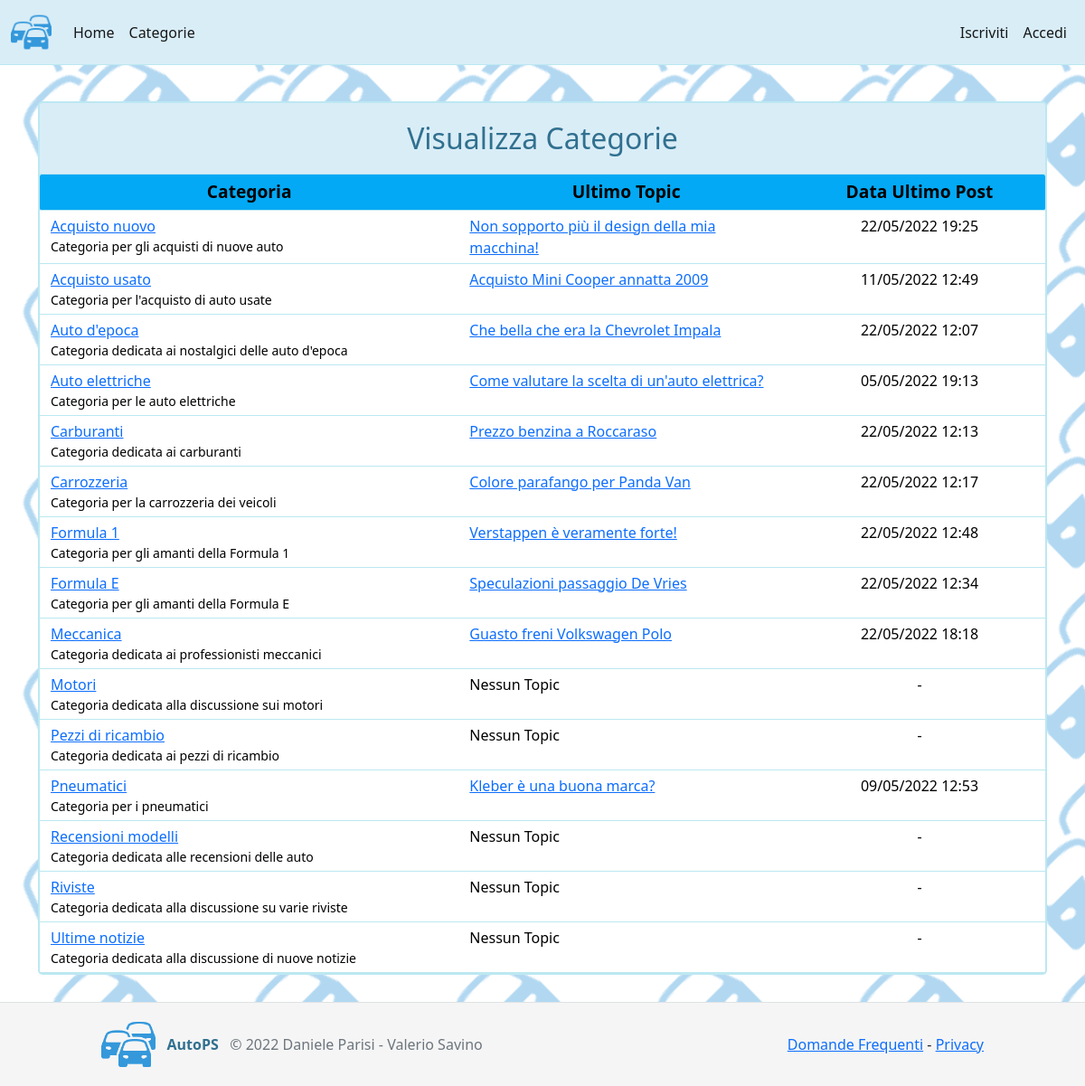
The page /categorie.php on the database its author committed.
### tables this page shows
CREATE TABLE `categorie` (
  `CodCategoria` int(8) NOT NULL,
  `NomeCategoria` char(50) NOT NULL,
  `DescrCategoria` varchar(255) NOT NULL
);

CREATE TABLE `topics` (
  `CodTopic` int(8) NOT NULL,
  `TitoloTopic` varchar(255) NOT NULL,
  `DataTopic` datetime NOT NULL,
  `CatTopic` int(8) NOT NULL,
  `UtTopic` int(8) NOT NULL
);

CREATE TABLE `posts` (
  `CodPost` int(8) NOT NULL,
  `Contenuto` text NOT NULL,
  `DataPost` datetime NOT NULL,
  `RispostaPost` int(8) NOT NULL DEFAULT 0,
  `TopicPost` int(8) NOT NULL,
  `UtPost` int(8) NOT NULL
);

### categorie.php (the view, shortened to what this page needs)
<html>
<head>
</head>
<body class="d-flex flex-column h-100">
   <?php
        include 'nav.php';
        require 'connessioneDB.php';
    ?>
    <div class="container" style="margin-bottom: 30px; position: relative;">
        <div class="panel-heading panel-heading-view">
            <center><p class="panel-title"><font size="6">Visualizza Categorie</font></p></center>
        </div>
    <?php
        $queryCat = mysqli_query($connessione1, "SELECT CodCategoria, NomeCategoria, DescrCategoria FROM Categorie ORDER BY NomeCategoria");
        if(!$queryCat)
        {
            echo 'Errore nella richiesta al DB delle categorie';
        }
        else
        {
            if(mysqli_num_rows($queryCat) == 0)
                echo 'Non sono presenti categorie al momento</div>';
            else
            {
    ?>
                <div class="panel-body panel-body-view" style="border-top: 0px solid #bce8f1; color: black;">
                    <div class="row" style="background: #03A9F4; border-radius: 2px;">
                        <div class="col col-md-5 col-title"><center><big><b>Categoria</b></big></center></div>
                        <div class="col col-md-4 col-title"><center><big><b>Ultimo Topic</b></big></center></div>
                        <div class="col col-md-3 col-title"><center><big><b>Data Ultimo Post</b></big></center></div>
                    </div>
    <?php
                while($rs=mysqli_fetch_assoc($queryCat))
                {
                    echo '<div class="row">';
                        echo '<div class="col col-md-5">';
                            echo '<a href="visioneCategoria.php?id='.$rs['CodCategoria'].'">'.$rs['NomeCategoria'].'</a><br><small>'.$rs['DescrCategoria'].'</small>';
                        echo '</div>';
                        echo '<div class="col col-md-4">';
                            $x=$rs['CodCategoria'];
                            $sql = "SELECT CodTopic, TitoloTopic, DataTopic
                                    FROM Topics
                                    WHERE CatTopic = '$x'
                                    ORDER BY DataTopic DESC;";
                            $queryTopic = mysqli_query($connessione1, $sql);
                            if(!$queryTopic)
                                echo 'Errore nella richiesta al DB dei topic';
                            else
                            {
                                if(mysqli_num_rows($queryTopic) == 0)
                                    echo 'Nessun Topic';
                                else
                                {
                                    $t=mysqli_fetch_assoc($queryTopic);
                                    echo '<a href="visioneTopic.php?id='.$t['CodTopic'].'">'.$t['TitoloTopic'].'</a>';
                                }
                            }
                        echo '</div>';
                        echo '<div class="col col-md-3">';
                            $sql = "SELECT P.DataPost
                                    FROM Posts P, Topics T
                                    WHERE P.TopicPost = T.CodTopic AND
                                          T.CatTopic = '".$rs['CodCategoria']."'
                                    ORDER BY P.DataPost DESC;";
                            $queryPost = mysqli_query($connessione1, $sql);
                            if(!$queryPost)
                                echo 'Errore nella richiesta al DB dei post';
                            else
                            {
                                if(mysqli_num_rows($queryPost) == 0)
                                    echo '<center> - </center>';
                                else
                                {
                                    $p=mysqli_fetch_assoc($queryPost);
                                    echo '<center>'.date('d/m/Y H:i', strtotime($p['DataPost'])).'</center>';
                                }
                            }
                        echo '</div>';
                    echo '</div>';
                }
    ?>
                </div>
        </div>
    <?php
            }
        }
    ?>
</body>
</html>

### nav.php (shortened to what this page needs)
<nav class="navbar navbar-expand-lg sticky-top navbar-light">
    <div class="container-fluid">
        <a class="navbar-brand" href="index.php" title="Pagina Principale"><img src="logo1.png" style="max-width:45px;"></a>
        <div class="collapse navbar-collapse" id="navbarSupportedContent">
            <ul class="navbar-nav me-auto mb-2 mb-lg-0">
                <li class="nav-item">
                    <a class="nav-link active" href="index.php">Home</span></a>
                </li>
                <li class="nav-item">
                    <a class="nav-link active" href="categorie.php">Categorie</a>
                </li>
            </ul>
            <ul class="navbar-nav navbar-right">
                <?php
                    if(!(isset($_SESSION['entrato'])))
                    {
                        echo '<li class="nav-item"><a class="nav-link active" href="iscriviti.php">Iscriviti</a></li>';
                        echo '<li class="nav-item"><a class="nav-link active" href="accesso.php">Accedi</a></li>';
                    }
                    ?>
            </ul>
        </div>
    </div>
</nav>

### style.css (style rules this page uses)
html { margin: 0; padding: 0; }
body { background-image: url("back.png"); }
.navbar-light { margin-bottom: 40px; background-color: #d9edf7; border-bottom: 1px solid #bce8f1; }
.navbar-light .navbar-nav>li>a { border-radius: 8px; }
.panel-heading { color: #31708f; border: 2px solid #bce8f1; border-bottom: 1px solid #bce8f1; border-top-left-radius: 5px; border-top-right-radius: 5px; }
.panel-heading-view { background-color: #d9edf7; }
.panel-body { border: 2px solid #bce8f1; border-bottom-left-radius: 5px; border-bottom-right-radius: 5px; }
.panel-body-view { color: #31708f; background-color: #ffffff; border-top: 1px solid #bce8f1; }
.panel-title { margin: 15px; }
.row { border-bottom: 1px solid #bce8f1; }
.col-title { margin-top: 7px; margin-bottom: 7px; }
.col { margin-top: 5px; margin-bottom: 5px; }

### categorie.php (style rules this page uses)
.row { margin: auto; }

### rows shown on the page
categorie: NomeCategoria "Acquisto nuovo", DescrCategoria "Categoria per gli acquisti di nuove auto", topics.TitoloTopic "Non sopporto più il design della mia macchina!", posts.DataPost "22/05/2022 19:25"
categorie: NomeCategoria "Acquisto usato", DescrCategoria "Categoria per l'acquisto di auto usate", topics.TitoloTopic "Acquisto Mini Cooper annatta 2009", posts.DataPost "11/05/2022 12:49"
categorie: NomeCategoria "Auto d'epoca", DescrCategoria "Categoria dedicata ai nostalgici delle auto d'epoca", topics.TitoloTopic "Che bella che era la Chevrolet Impala", posts.DataPost "22/05/2022 12:07"
categorie: NomeCategoria "Auto elettriche", DescrCategoria "Categoria per le auto elettriche", topics.TitoloTopic "Come valutare la scelta di un'auto elettrica?", posts.DataPost "05/05/2022 19:13"
categorie: NomeCategoria "Carburanti", DescrCategoria "Categoria dedicata ai carburanti", topics.TitoloTopic "Prezzo benzina a Roccaraso", posts.DataPost "22/05/2022 12:13"
categorie: NomeCategoria "Carrozzeria", DescrCategoria "Categoria per la carrozzeria dei veicoli", topics.TitoloTopic "Colore parafango per Panda Van", posts.DataPost "22/05/2022 12:17"
categorie: NomeCategoria "Formula 1", DescrCategoria "Categoria per gli amanti della Formula 1", topics.TitoloTopic "Verstappen è veramente forte!", posts.DataPost "22/05/2022 12:48"
categorie: NomeCategoria "Formula E", DescrCategoria "Categoria per gli amanti della Formula E", topics.TitoloTopic "Speculazioni passaggio De Vries", posts.DataPost "22/05/2022 12:34"
categorie: NomeCategoria "Meccanica", DescrCategoria "Categoria dedicata ai professionisti meccanici", topics.TitoloTopic "Guasto freni Volkswagen Polo", posts.DataPost "22/05/2022 18:18"
categorie: NomeCategoria "Motori", DescrCategoria "Categoria dedicata alla discussione sui motori", shows "Nessun Topic"
categorie: NomeCategoria "Pezzi di ricambio", DescrCategoria "Categoria dedicata ai pezzi di ricambio", shows "Nessun Topic"
categorie: NomeCategoria "Pneumatici", DescrCategoria "Categoria per i pneumatici", topics.TitoloTopic "Kleber è una buona marca?", posts.DataPost "09/05/2022 12:53"
categorie: NomeCategoria "Recensioni modelli", DescrCategoria "Categoria dedicata alle recensioni delle auto", shows "Nessun Topic"
categorie: NomeCategoria "Riviste", DescrCategoria "Categoria dedicata alla discussione su varie riviste", shows "Nessun Topic"
categorie: NomeCategoria "Ultime notizie", DescrCategoria "Categoria dedicata alla discussione di nuove notizie", shows "Nessun Topic"
